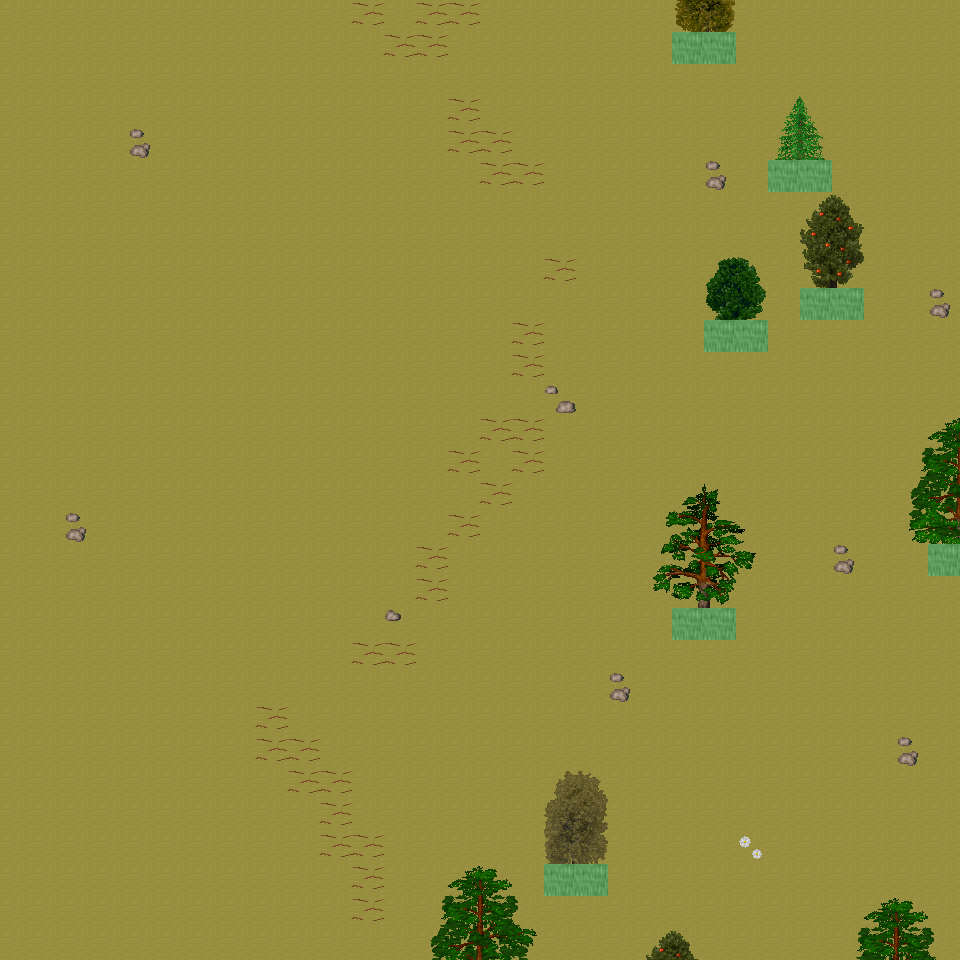

Below is a game level as drawn by its tile map, then a one-line description and the .tmx that defines it (tile-layer data replaced by summaries):
An orthogonal 30x30 tile map with 32x32 px tiles, 6 tile layers (Ground, Object, Object2, Above, ...), 34 tilesets and 5 objects (5x mapExit).

<map version="1.0" orientation="orthogonal" renderorder="right-down" width="30" height="30" tilewidth="32" tileheight="32" nextobjectid="6">
  <tileset firstgid="1" name="tileset_ground_ground" tilewidth="32" tileheight="32" tilecount="33" columns="3">
    <image source="../drawable/tileset_ground_ground.png" width="96" height="352" />
  </tileset>
  <tileset firstgid="34" name="tileset_ground_rock_pebbles" tilewidth="32" tileheight="32" tilecount="3" columns="1">
    <image source="../drawable/tileset_ground_rock_pebbles.png" width="32" height="96" />
  </tileset>
  <tileset firstgid="37" name="tileset_ground_grass_edges" tilewidth="32" tileheight="32" tilecount="36" columns="12">
    <image source="../drawable/tileset_ground_grass_edges.png" width="384" height="96" />
  </tileset>
  <tileset firstgid="73" name="tileset_plant_flower_daisy_white" tilewidth="32" tileheight="32" tilecount="8" columns="2">
    <image source="../drawable/tileset_plant_flower_daisy_white.png" width="64" height="128" />
  </tileset>
  <tileset firstgid="81" name="tileset_ground_ridge_earth_dark" tilewidth="32" tileheight="32" tilecount="96" columns="12">
    <image source="../drawable/tileset_ground_ridge_earth_dark.png" width="384" height="256" />
  </tileset>
  <tileset firstgid="177" name="tileset_plant_grasses" tilewidth="32" tileheight="32" tilecount="6" columns="3">
    <image source="../drawable/tileset_plant_grasses.png" width="96" height="64" />
  </tileset>
  <tileset firstgid="183" name="tileset_ground_earth_edges" tilewidth="32" tileheight="32" tilecount="18" columns="6">
    <image source="../drawable/tileset_ground_earth_edges.png" width="192" height="96" />
  </tileset>
  <tileset firstgid="201" name="tileset_item_statue_green_stone_3" tilewidth="32" tileheight="32" tilecount="3" columns="1">
    <image source="../drawable/tileset_item_statue_green_stone_3.png" width="32" height="96" />
  </tileset>
  <tileset firstgid="204" name="tileset_ground_rock_rocks_2" tilewidth="32" tileheight="32" tilecount="4" columns="2">
    <image source="../drawable/tileset_ground_rock_rocks_2.png" width="64" height="64" />
  </tileset>
  <tileset firstgid="208" name="tileset_item_corpse_huge_animal" tilewidth="32" tileheight="32" tilecount="16" columns="2">
    <image source="../drawable/tileset_item_corpse_huge_animal.png" width="64" height="256" />
  </tileset>
  <tileset firstgid="224" name="tileset_item_statue_green_stone" tilewidth="32" tileheight="32" tilecount="12" columns="4">
    <image source="../drawable/tileset_item_statue_green_stone.png" width="128" height="96" />
  </tileset>
  <tileset firstgid="236" name="tileset_logic_creature_animal" tilewidth="32" tileheight="32" tilecount="32" columns="8">
    <image source="../drawable/tileset_logic_creature_animal.png" width="256" height="128" />
  </tileset>
  <tileset firstgid="268" name="tileset_logic_collision" tilewidth="32" tileheight="32" tilecount="1" columns="1">
    <image source="../drawable/tileset_logic_collision.png" width="32" height="32" />
  </tileset>
  <tileset firstgid="269" name="tileset_plant_tree_taller_trees" tilewidth="32" tileheight="32" tilecount="32" columns="8">
    <image source="../drawable/tileset_plant_tree_taller_trees.png" width="256" height="128" />
  </tileset>
  <tileset firstgid="301" name="tileset_plant_tree_spruce" tilewidth="32" tileheight="32" tilecount="6" columns="2">
    <image source="../drawable/tileset_plant_tree_spruce.png" width="64" height="96" />
  </tileset>
  <tileset firstgid="307" name="tileset_plant_bush_bush_mult_colored" tilewidth="32" tileheight="32" tilecount="6" columns="3">
    <image source="../drawable/tileset_plant_bush_bush_mult_colored.png" width="96" height="64" />
  </tileset>
  <tileset firstgid="313" name="tileset_plant_bush_bush_pinks" tilewidth="32" tileheight="32" tilecount="4" columns="2">
    <image source="../drawable/tileset_plant_bush_bush_pinks.png" width="64" height="64" />
  </tileset>
  <tileset firstgid="317" name="tileset_plant_flower_flower_bed_1" tilewidth="32" tileheight="32" tilecount="35" columns="7">
    <image source="../drawable/tileset_plant_flower_flower_bed_1.png" width="224" height="160" />
  </tileset>
  <tileset firstgid="352" name="tileset_plant_flower_small_flower_bed" tilewidth="32" tileheight="32" tilecount="12" columns="3">
    <image source="../drawable/tileset_plant_flower_small_flower_bed.png" width="96" height="128" />
  </tileset>
  <tileset firstgid="364" name="tileset_plant_flower_small_flower_bed_2" tilewidth="32" tileheight="32" tilecount="12" columns="3">
    <image source="../drawable/tileset_plant_flower_small_flower_bed_2.png" width="96" height="128" />
  </tileset>
  <tileset firstgid="376" name="tileset_furniture_chair_bench_wooden" tilewidth="32" tileheight="32" tilecount="8" columns="2">
    <image source="../drawable/tileset_furniture_chair_bench_wooden.png" width="64" height="128" />
  </tileset>
  <tileset firstgid="384" name="tileset_building_decoration_pool" tilewidth="32" tileheight="32" tilecount="9" columns="3">
    <image source="../drawable/tileset_building_decoration_pool.png" width="96" height="96" />
  </tileset>
  <tileset firstgid="393" name="tileset_building_decoration_stone_details" tilewidth="32" tileheight="32" tilecount="4" columns="2">
    <image source="../drawable/tileset_building_decoration_stone_details.png" width="64" height="64" />
  </tileset>
  <tileset firstgid="397" name="tileset_building_decoration_orbpedestal" tilewidth="32" tileheight="32" tilecount="2" columns="1">
    <image source="../drawable/tileset_building_decoration_orbpedestal.png" width="32" height="64" />
  </tileset>
  <tileset firstgid="399" name="tileset_object_birds" tilewidth="32" tileheight="32" tilecount="4" columns="2">
    <image source="../drawable/tileset_object_birds.png" width="64" height="64" />
  </tileset>
  <tileset firstgid="403" name="tileset_building_gazebo" tilewidth="32" tileheight="32" tilecount="21" columns="3">
    <image source="../drawable/tileset_building_gazebo.png" width="96" height="224" />
  </tileset>
  <tileset firstgid="424" name="tileset_ground_green_paving" tilewidth="32" tileheight="32" tilecount="18" columns="3">
    <image source="../drawable/tileset_ground_green_paving.png" width="96" height="192" />
  </tileset>
  <tileset firstgid="442" name="tileset_plant_tree_pine_tree" tilewidth="32" tileheight="32" tilecount="20" columns="4">
    <image source="../drawable/tileset_plant_tree_pine_tree.png" width="128" height="160" />
  </tileset>
  <tileset firstgid="462" name="tileset_plant_tree_pine_tree_1" tilewidth="32" tileheight="32" tilecount="20" columns="4">
    <image source="../drawable/tileset_plant_tree_pine_tree_1.png" width="128" height="160" />
  </tileset>
  <tileset firstgid="482" name="tileset_plant_tree_cherry_blossom_tree" tilewidth="32" tileheight="32" tilecount="9" columns="3">
    <image source="../drawable/tileset_plant_tree_cherry_blossom_tree.png" width="96" height="96" />
  </tileset>
  <tileset firstgid="491" name="tileset_logic_item_fruits" tilewidth="32" tileheight="32" tilecount="10" columns="10">
    <image source="../drawable/tileset_logic_item_fruits.png" width="256" height="64" />
  </tileset>
  <tileset firstgid="501" name="tileset_plant_bushes_and_trees" tilewidth="32" tileheight="32" tilecount="144" columns="16">
    <image source="../drawable/tileset_plant_bushes_and_trees.png" width="512" height="289" />
  </tileset>
  <tileset firstgid="645" name="tileset_plant_bush_leafy" tilewidth="32" tileheight="32" tilecount="48" columns="8">
    <image source="../drawable/tileset_plant_bush_leafy.png" width="256" height="192" />
  </tileset>
  <tileset firstgid="693" name="tileset_plant_bush_flowering" tilewidth="32" tileheight="32" tilecount="72" columns="8">
    <image source="../drawable/tileset_plant_bush_flowering.png" width="256" height="288" />
  </tileset>
  <layer name="Ground" width="30" height="30">
    <data>[900 cells, 900 non-empty, 1 distinct tile ids]</data>
  </layer>
  <layer name="Object" width="30" height="30">
    <data>[900 cells, 55 non-empty, 19 distinct tile ids]</data>
  </layer>
  <layer name="Object2" width="30" height="30">
    <data>[900 cells, 1 non-empty, 1 distinct tile ids]</data>
  </layer>
  <layer name="Above" width="30" height="30">
    <data>[900 cells, 64 non-empty, 51 distinct tile ids]</data>
  </layer>
  <layer name="Above2" width="30" height="30">
    <data>[900 cells, 0 non-empty, 0 distinct tile ids]</data>
  </layer>
  <layer name="Walkable" width="30" height="30">
    <data>[900 cells, 13 non-empty, 1 distinct tile ids]</data>
  </layer>
  <objectgroup name="MapEvents">
    <object id="1" name="north" type="mapExit" x="0" y="0" width="960" height="32">
      <properties>
        <property name="map" value="level_0_x70_y43" />
        <property name="x" value="0" />
        <property name="y" value="28" />
      </properties>
    </object>
    <object id="2" name="south" type="mapExit" x="0" y="928" width="960" height="32">
      <properties>
        <property name="map" value="level_0_x70_y45" />
        <property name="x" value="0" />
        <property name="y" value="1" />
      </properties>
    </object>
    <object id="3" name="west" type="mapExit" x="0" y="0" width="32" height="960">
      <properties>
        <property name="map" value="level_0_x69_y44" />
        <property name="x" value="28" />
        <property name="y" value="0" />
      </properties>
    </object>
    <object id="4" name="east" type="mapExit" x="928" y="0" width="32" height="544">
      <properties>
        <property name="map" value="level_0_x71_y44" />
        <property name="x" value="1" />
        <property name="y" value="0" />
      </properties>
    </object>
    <object id="5" name="east2" type="mapExit" x="928" y="576" width="32" height="384">
      <properties>
        <property name="map" value="level_0_x71_y44" />
        <property name="x" value="1" />
        <property name="y" value="18" />
      </properties>
    </object>
  </objectgroup>
</map>
